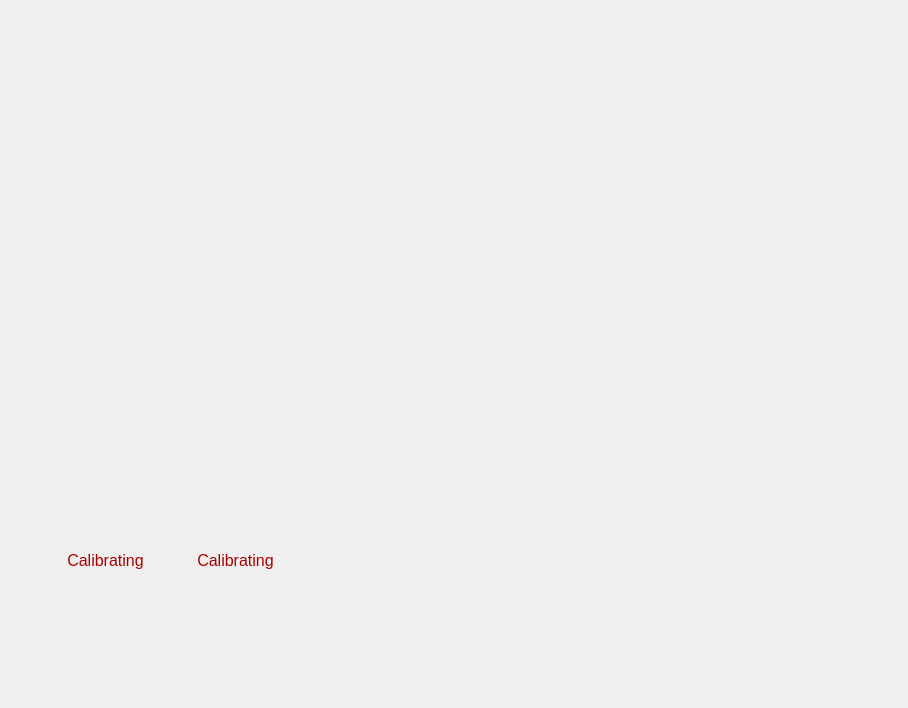
<?xml version="1.0" encoding="UTF-8"?>
<ui version="4.0">
 <author>John Askew</author>
 <class>Form</class>
 <widget class="QWidget" name="Form">
  <property name="geometry">
   <rect>
    <x>0</x>
    <y>0</y>
    <width>908</width>
    <height>708</height>
   </rect>
  </property>
  <property name="windowTitle">
   <string>Form</string>
  </property>
  <widget class="QLabel" name="label">
   <property name="geometry">
    <rect>
     <x>-20</x>
     <y>30</y>
     <width>951</width>
     <height>681</height>
    </rect>
   </property>
   <property name="styleSheet">
    <string notr="true"/>
   </property>
   <property name="text">
    <string/>
   </property>
   <property name="pixmap">
    <pixmap>lib/bg_new_short.jpg</pixmap>
   </property>
   <property name="scaledContents">
    <bool>true</bool>
   </property>
  </widget>
  <widget class="QLabel" name="label_1">
   <property name="geometry">
    <rect>
     <x>60</x>
     <y>160</y>
     <width>211</width>
     <height>61</height>
    </rect>
   </property>
   <property name="text">
    <string/>
   </property>
   <property name="pixmap">
    <pixmap resource="rec.qrc">:/redc/lib/ui_2.jpg</pixmap>
   </property>
   <property name="scaledContents">
    <bool>true</bool>
   </property>
  </widget>
  <widget class="QLabel" name="label_1tm">
   <property name="geometry">
    <rect>
     <x>60</x>
     <y>90</y>
     <width>211</width>
     <height>61</height>
    </rect>
   </property>
   <property name="text">
    <string/>
   </property>
   <property name="pixmap">
    <pixmap resource="rec.qrc">:/redc/lib/ui_2.jpg</pixmap>
   </property>
   <property name="scaledContents">
    <bool>true</bool>
   </property>
  </widget>
  <widget class="QLabel" name="label_3">
   <property name="enabled">
    <bool>true</bool>
   </property>
   <property name="geometry">
    <rect>
     <x>30</x>
     <y>480</y>
     <width>281</width>
     <height>151</height>
    </rect>
   </property>
   <property name="text">
    <string/>
   </property>
   <property name="pixmap">
    <pixmap resource="rec.qrc">:/redc/lib/ui_2.jpg</pixmap>
   </property>
   <property name="scaledContents">
    <bool>true</bool>
   </property>
  </widget>
  <widget class="QLabel" name="label_4">
   <property name="geometry">
    <rect>
     <x>390</x>
     <y>160</y>
     <width>391</width>
     <height>391</height>
    </rect>
   </property>
   <property name="text">
    <string/>
   </property>
   <property name="pixmap">
    <pixmap>lib/plasma.gif</pixmap>
   </property>
   <property name="scaledContents">
    <bool>true</bool>
   </property>
  </widget>
  <widget class="QLabel" name="label_6">
   <property name="geometry">
    <rect>
     <x>70</x>
     <y>170</y>
     <width>191</width>
     <height>41</height>
    </rect>
   </property>
   <property name="text">
    <string>&lt;html&gt;&lt;head/&gt;&lt;body&gt;&lt;p align=&quot;center&quot;&gt;&lt;span style=&quot; font-size:9pt;&quot;&gt;&lt;br/&gt;&lt;/span&gt;&lt;/p&gt;&lt;/body&gt;&lt;/html&gt;</string>
   </property>
  </widget>
  <widget class="QLabel" name="label_6tm">
   <property name="geometry">
    <rect>
     <x>80</x>
     <y>100</y>
     <width>181</width>
     <height>41</height>
    </rect>
   </property>
   <property name="text">
    <string>&lt;html&gt;&lt;head/&gt;&lt;body&gt;&lt;p align=&quot;justify&quot;&gt;&lt;span style=&quot; font-size:12pt;&quot;&gt;&lt;br/&gt;&lt;/span&gt;&lt;/p&gt;&lt;/body&gt;&lt;/html&gt;</string>
   </property>
  </widget>
  <widget class="QLabel" name="label_2">
   <property name="geometry">
    <rect>
     <x>100</x>
     <y>500</y>
     <width>55</width>
     <height>16</height>
    </rect>
   </property>
   <property name="text">
    <string/>
   </property>
  </widget>
  <widget class="QLabel" name="label_circle1">
   <property name="geometry">
    <rect>
     <x>40</x>
     <y>490</y>
     <width>131</width>
     <height>131</height>
    </rect>
   </property>
   <property name="text">
    <string/>
   </property>
   <property name="pixmap">
    <pixmap>lib/blue_circle_2.gif</pixmap>
   </property>
   <property name="scaledContents">
    <bool>true</bool>
   </property>
  </widget>
  <widget class="QLabel" name="label_7">
   <property name="geometry">
    <rect>
     <x>220</x>
     <y>540</y>
     <width>121</width>
     <height>81</height>
    </rect>
   </property>
   <property name="text">
    <string/>
   </property>
  </widget>
  <widget class="QLabel" name="label_circle_purple">
   <property name="geometry">
    <rect>
     <x>310</x>
     <y>530</y>
     <width>561</width>
     <height>71</height>
    </rect>
   </property>
   <property name="text">
    <string/>
   </property>
   <property name="pixmap">
    <pixmap>lib/circle_purple.gif</pixmap>
   </property>
   <property name="scaledContents">
    <bool>true</bool>
   </property>
  </widget>
  <widget class="QLabel" name="label_circle2">
   <property name="geometry">
    <rect>
     <x>170</x>
     <y>490</y>
     <width>131</width>
     <height>131</height>
    </rect>
   </property>
   <property name="text">
    <string/>
   </property>
   <property name="pixmap">
    <pixmap>lib/blue_circle_2.gif</pixmap>
   </property>
   <property name="scaledContents">
    <bool>true</bool>
   </property>
  </widget>
  <widget class="QLabel" name="label_text_cpu">
   <property name="geometry">
    <rect>
     <x>80</x>
     <y>520</y>
     <width>51</width>
     <height>31</height>
    </rect>
   </property>
   <property name="text">
    <string/>
   </property>
   <property name="scaledContents">
    <bool>true</bool>
   </property>
  </widget>
  <widget class="QLabel" name="label_text_mem">
   <property name="geometry">
    <rect>
     <x>200</x>
     <y>520</y>
     <width>71</width>
     <height>31</height>
    </rect>
   </property>
   <property name="text">
    <string/>
   </property>
   <property name="scaledContents">
    <bool>true</bool>
   </property>
  </widget>
  <widget class="QLabel" name="label_box_cpu">
   <property name="geometry">
    <rect>
     <x>50</x>
     <y>540</y>
     <width>111</width>
     <height>41</height>
    </rect>
   </property>
   <property name="text">
    <string>&lt;html&gt;&lt;head/&gt;&lt;body&gt;&lt;p align=&quot;center&quot;&gt;&lt;span style=&quot; font-size:12pt; color:#aa0000;&quot;&gt;Calibrating&lt;/span&gt;&lt;/p&gt;&lt;/body&gt;&lt;/html&gt;</string>
   </property>
   <property name="textFormat">
    <enum>Qt::RichText</enum>
   </property>
   <property name="scaledContents">
    <bool>true</bool>
   </property>
  </widget>
  <widget class="QLabel" name="label_box_mem">
   <property name="geometry">
    <rect>
     <x>180</x>
     <y>540</y>
     <width>111</width>
     <height>41</height>
    </rect>
   </property>
   <property name="text">
    <string>&lt;html&gt;&lt;head/&gt;&lt;body&gt;&lt;p align=&quot;center&quot;&gt;&lt;span style=&quot; font-size:12pt; color:#aa0000;&quot;&gt;Calibrating&lt;/span&gt;&lt;/p&gt;&lt;/body&gt;&lt;/html&gt;</string>
   </property>
   <property name="textFormat">
    <enum>Qt::RichText</enum>
   </property>
   <property name="scaledContents">
    <bool>true</bool>
   </property>
  </widget>
  <widget class="QLabel" name="label_box_cpu_engine">
   <property name="geometry">
    <rect>
     <x>50</x>
     <y>650</y>
     <width>251</width>
     <height>16</height>
    </rect>
   </property>
   <property name="text">
    <string/>
   </property>
  </widget>
  <widget class="QLabel" name="label_box_cpu_arch_bits">
   <property name="geometry">
    <rect>
     <x>50</x>
     <y>670</y>
     <width>251</width>
     <height>16</height>
    </rect>
   </property>
   <property name="text">
    <string/>
   </property>
  </widget>
  <widget class="QLabel" name="label_box_cpu_speed">
   <property name="geometry">
    <rect>
     <x>50</x>
     <y>630</y>
     <width>251</width>
     <height>16</height>
    </rect>
   </property>
   <property name="text">
    <string/>
   </property>
  </widget>
  <widget class="QLabel" name="label_gif_dashboard">
   <property name="geometry">
    <rect>
     <x>80</x>
     <y>260</y>
     <width>171</width>
     <height>161</height>
    </rect>
   </property>
   <property name="text">
    <string/>
   </property>
   <property name="pixmap">
    <pixmap>lib/periscope.gif</pixmap>
   </property>
   <property name="scaledContents">
    <bool>true</bool>
   </property>
  </widget>
 </widget>
 <resources>
  <include location="rec.qrc"/>
 </resources>
 <connections/>
</ui>
